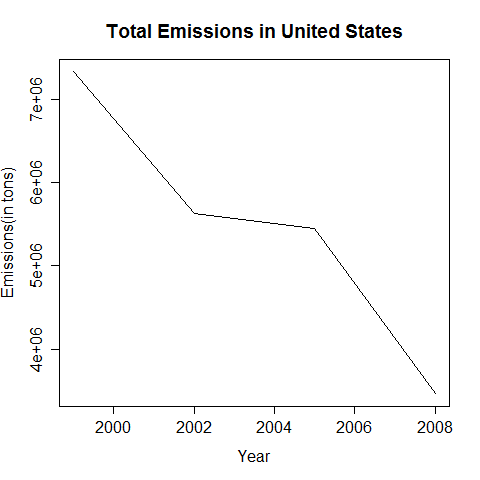

This chart was generated by the following R code:
source("loadData.r")
df<-aggregate(Emissions ~year,NEI,sum)
plot(df$year,df$Emissions, type="l", main="Total Emissions in United States", xlab="Year", ylab="Emissions(in tons)")
dev.copy(png,"plot1.png")
dev.off()